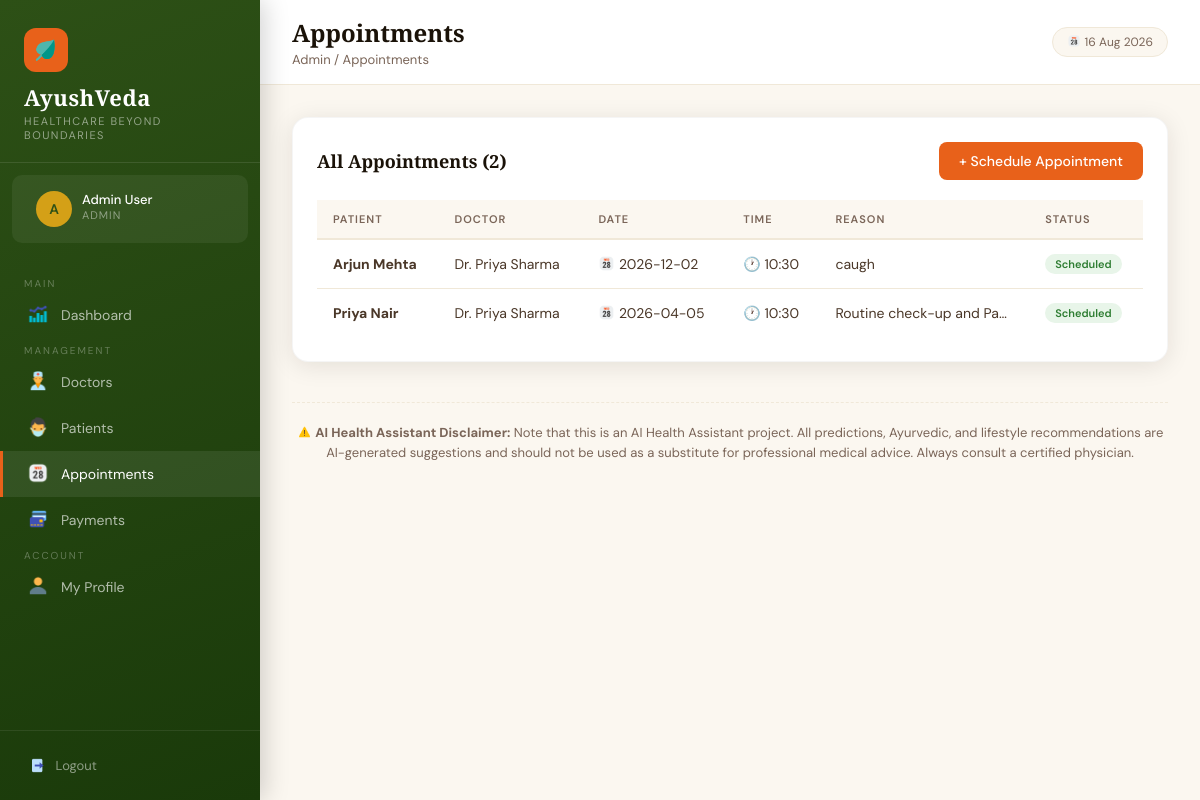
The app's page /admin/appointments (signed in) with its own data.
### tables this page shows
CREATE TABLE appointments (
            id INTEGER PRIMARY KEY AUTOINCREMENT,
            patient_id INTEGER,
            doctor_id INTEGER,
            appointment_date DATE,
            appointment_time TEXT,
            reason TEXT,
            status TEXT DEFAULT 'Scheduled',
            created_at TIMESTAMP DEFAULT CURRENT_TIMESTAMP,
            FOREIGN KEY (patient_id) REFERENCES patients(id),
            FOREIGN KEY (doctor_id) REFERENCES doctors(id)
        );

CREATE TABLE patients (
            id INTEGER PRIMARY KEY AUTOINCREMENT,
            name TEXT NOT NULL,
            email TEXT UNIQUE NOT NULL,
            password TEXT NOT NULL,
            phone TEXT,
            age INTEGER,
            gender TEXT,
            blood_group TEXT,
            address TEXT,
            doctor_id INTEGER,
            created_at TIMESTAMP DEFAULT CURRENT_TIMESTAMP, preexisting_conditions TEXT, allergies TEXT, triage_raw_text TEXT, triage_symptoms TEXT, latitude REAL, longitude REAL, location_updated_at TIMESTAMP, share_location INTEGER DEFAULT 0,
            FOREIGN KEY (doctor_id) REFERENCES doctors(id)
        );

CREATE TABLE doctors (
            id INTEGER PRIMARY KEY AUTOINCREMENT,
            name TEXT NOT NULL,
            email TEXT UNIQUE NOT NULL,
            password TEXT NOT NULL,
            phone TEXT,
            specialization TEXT,
            qualification TEXT,
            experience INTEGER DEFAULT 0,
            created_at TIMESTAMP DEFAULT CURRENT_TIMESTAMP
        );

### app.py (the view)
@app.route('/admin/appointments')
@login_required('admin')
def admin_appointments():
    conn = get_db()
    appointments = conn.execute(
        "SELECT a.*, p.name as patient_name, d.name as doctor_name FROM appointments a JOIN patients p ON a.patient_id=p.id JOIN doctors d ON a.doctor_id=d.id ORDER BY a.appointment_date DESC"
    ).fetchall()
    conn.close()
    return render_template('admin/appointments.html', appointments=appointments)

### app.py (called while the page is built)
@app.context_processor
def inject_now():
    return {'now': datetime.now().strftime('%d %b %Y')}

def get_db():
    conn = sqlite3.connect(DB_PATH)
    conn.row_factory = sqlite3.Row
    return conn

def login_required(role):
    def decorator(f):
        @wraps(f)
        def wrapper(*args, **kwargs):
            if session.get('role') != role:
                flash('Please login to continue.', 'error')
                return redirect(url_for(f'{role}_login'))
            return f(*args, **kwargs)
        return wrapper
    return decorator

### templates/admin/appointments.html (shortened to what this page needs)
{% extends 'base.html' %}
{% block page_title %}Appointments{% endblock %}
{% block breadcrumb %}Admin / Appointments{% endblock %}
{% block nav %}
<span class="nav-section-label">Main</span>
<a href="/admin/dashboard" class="nav-link"><span class="icon"><img src="/static/images/dashboard_icon.png" style="height:1.2em;width:1.2em;vertical-align:-0.2em;"></span> Dashboard</a>
<span class="nav-section-label">Management</span>
<a href="/admin/doctors" class="nav-link"><span class="icon"><img src="/static/images/doctors_icon.png" style="height:1.2em;width:1.2em;vertical-align:-0.2em;"></span> Doctors</a>
<a href="/admin/patients" class="nav-link"><span class="icon"><img src="/static/images/patients_icon.png" style="height:1.2em;width:1.2em;vertical-align:-0.2em;"></span> Patients</a>
<a href="/admin/appointments" class="nav-link active"><span class="icon"><img src="/static/images/appointments_icon.png" style="height:1.2em;width:1.2em;vertical-align:-0.2em;"></span> Appointments</a>
<a href="/admin/payments" class="nav-link"><span class="icon"><img src="/static/images/card_icon.png" style="height:1.2em;width:1.2em;vertical-align:-0.2em;"></span> Payments</a>
<span class="nav-section-label">Account</span>
<a href="/admin/profile" class="nav-link"><span class="icon"><img src="/static/images/profile_icon.png" style="height:1.2em;width:1.2em;vertical-align:-0.2em;"></span> My Profile</a>
{% endblock %}
{% block content %}
<div class="card">
    <div class="card-header">
        <h3 class="card-title">All Appointments ({{ appointments|length }})</h3>
        <a href="/admin/appointments/add" class="btn btn-primary">+ Schedule Appointment</a>
    </div>
    <div class="table-wrap">
        <table>
            <thead><tr><th>Patient</th><th>Doctor</th><th>Date</th><th>Time</th><th>Reason</th><th>Status</th></tr></thead>
            <tbody>
            {% for a in appointments %}
            <tr>
                <td><strong>{{ a.patient_name }}</strong></td>
                <td>{{ a.doctor_name }}</td>
                <td><img src="/static/images/appointments_icon.png" style="height:1.2em;width:1.2em;vertical-align:-0.2em;"> {{ a.appointment_date }}</td>
                <td>🕐 {{ a.appointment_time }}</td>
                <td style="max-width:200px;overflow:hidden;text-overflow:ellipsis;white-space:nowrap">{{ a.reason }}</td>
                <td>
                    {% if a.status == 'Scheduled' %}
                    <span class="badge badge-green">{{ a.status }}</span>
                    {% elif a.status == 'Completed' %}
                    <span class="badge badge-blue">{{ a.status }}</span>
                    {% else %}
                    <span class="badge badge-red">{{ a.status }}</span>
                    {% endif %}
                </td>
            </tr>
            {% else %}
            <tr><td colspan="6" style="text-align:center;padding:48px;color:#7A6558">No appointments yet. <a href="/admin/appointments/add" style="color:#E8611A">Schedule one →</a></td></tr>
            {% endfor %}
            </tbody>
        </table>
    </div>
</div>
{% endblock %}

### templates/base.html (style rules this page uses)
:root { --saffron: #E8611A; --saffron-light: #F4874B; --turmeric: #D4A017; --forest: #2D5016; --forest-mid: #4A7C22; --forest-light: #7AB648; --cream: #FBF7F0; --cream-dark: #F0E8D8; --earth: #6B4226; --earth-light: #9B6B42; --text-dark: #1A1208; --text-mid: #4A3728; --text-light: #7A6558; --white: #FFFFFF; --sidebar-w: 260px; --shadow: 0 4px 24px rgba(26, 18, 8, 0.10); --shadow-lg: 0 12px 48px rgba(26, 18, 8, 0.16); }
* { box-sizing: border-box; margin: 0; padding: 0; }
body { font-family: 'DM Sans', sans-serif; background: var(--cream); color: var(--text-dark); min-height: 100vh; }
h1, h2, h3, h4 { font-family: 'Cormorant Garamond', serif; }
.nav-section-label { color: rgba(255, 255, 255, 0.3); font-size: 10px; text-transform: uppercase; letter-spacing: 2px; padding: 12px 24px 6px; font-family: 'DM Sans', sans-serif; }
.nav-link { display: flex; align-items: center; gap: 12px; padding: 11px 24px; color: rgba(255, 255, 255, 0.65); text-decoration: none; font-size: 14px; transition: all 0.2s; border-left: 3px solid transparent; position: relative; }
.nav-link:hover, .nav-link.active { color: #fff; background: rgba(255, 255, 255, 0.08); border-left-color: var(--saffron); }
.nav-link .icon { font-size: 18px; width: 22px; text-align: center; }
.card { background: var(--white); border-radius: 16px; padding: 24px; box-shadow: var(--shadow); border: 1px solid rgba(0, 0, 0, 0.04); }
.card-header { display: flex; align-items: center; justify-content: space-between; margin-bottom: 20px; }
.card-title { font-size: 18px; color: var(--text-dark); font-weight: 600; }
.table-wrap { overflow-x: auto; }
table { width: 100%; border-collapse: collapse; }
th { text-align: left; padding: 12px 16px; font-size: 11px; text-transform: uppercase; letter-spacing: 1px; color: var(--text-light); border-bottom: 2px solid var(--cream-dark); font-weight: 600; background: var(--cream); }
td { padding: 14px 16px; font-size: 14px; border-bottom: 1px solid var(--cream-dark); color: var(--text-mid); }
tr:last-child td { border-bottom: none; }
.btn { display: inline-flex; align-items: center; gap: 8px; padding: 10px 20px; border-radius: 8px; font-size: 14px; font-weight: 500; cursor: pointer; text-decoration: none; border: none; transition: all 0.2s; font-family: 'DM Sans', sans-serif; }
.btn-primary { background: var(--saffron); color: #fff; }
.badge { display: inline-block; padding: 3px 10px; border-radius: 20px; font-size: 11px; font-weight: 600; }
.badge-green { background: #E8F5E9; color: #2E7D32; }

### records on screen
appointments: patient_name "Arjun Mehta", doctor_name "Dr. Priya Sharma", appointment_date "2026-12-02", appointment_time "10:30", reason "caugh", status "Scheduled"
appointments: patient_name "Priya Nair", doctor_name "Dr. Priya Sharma", appointment_date "2026-04-05", appointment_time "10:30", reason "Routine check-up and Pa…", status "Scheduled"

### other values on screen
{{ session.user_name[0].upper() }} "A"
{{ session.user_name }} "Admin User"
{{ session.role|capitalize }} "ADMIN"
{{ appointments|length }} "2"
